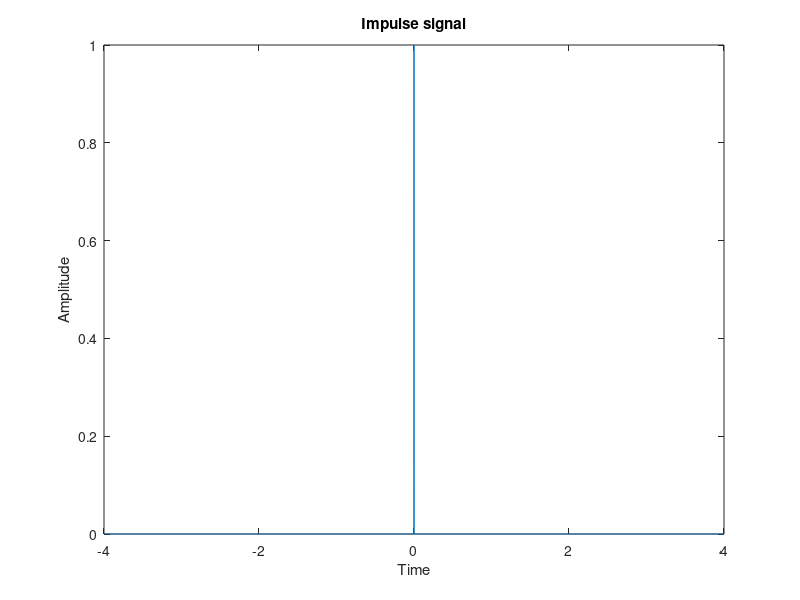

Recreate this plot in MATLAB.
x=-4:.001:4;
y=[zeros(1,4000) 1 zeros(1,4000)];
plot(x,y);
xlabel('Time');
ylabel('Amplitude');
title('Impulse signal');